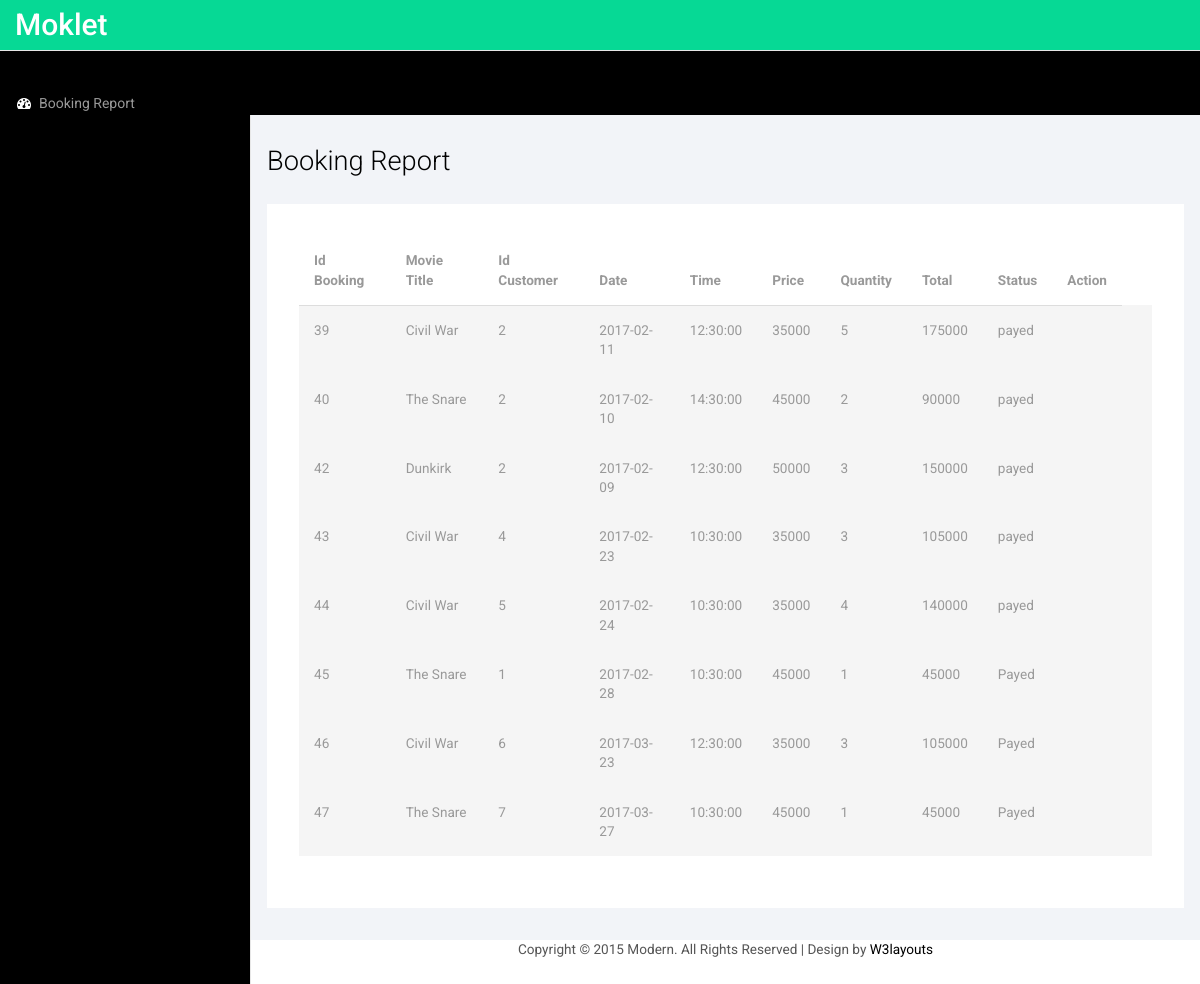
The page /index.php/admin/data on the database its author committed.
### tables this page shows
CREATE TABLE `book_ticket` (
  `id_book` int(11) NOT NULL,
  `id_movie` int(11) NOT NULL,
  `id_customer` int(11) NOT NULL,
  `date` date NOT NULL,
  `time` time NOT NULL,
  `qty` int(11) NOT NULL,
  `pay` int(11) NOT NULL,
  `status` varchar(100) NOT NULL
);

CREATE TABLE `movie` (
  `id_movie` int(11) NOT NULL,
  `movie_name` varchar(100) NOT NULL,
  `movie_show` date NOT NULL,
  `studio` varchar(100) NOT NULL,
  `price` int(11) NOT NULL,
  `quota` int(11) NOT NULL,
  `status` varchar(100) NOT NULL,
  `poster` varchar(100) NOT NULL,
  `description` varchar(100) NOT NULL
);

### application/controllers/admin.php (called while the page is built, shortened)
<?php
class Admin extends CI_Controller {
    public function data(){
        $data['booking'] = $this->m_admin->booking();
        $this->load->view('admin', $data);
    }
}

### index.php (called while the page is built, shortened)
<?php
require_once BASEPATH.'core/CodeIgniter.php';

### application/models/m_admin.php (called while the page is built, shortened)
<?php
class M_admin extends CI_Model{
    function booking(){
        $this->db->select('*');
        $this->db->from('movie');
        $this->db->join('book_ticket', 'movie.id_movie = book_ticket.id_movie');
        $this->db->order_by("book_ticket.id_book", "asc");
		$query = $this->db->get();
		if($query->num_rows() > 0){
			foreach($query->result_array() as $y){
                $hasil_array[]=$y;
			}
			return $hasil_array;
		}
		else {
			return FALSE;
		}
    }
}

### application/views/admin.php (the view, shortened to what this page needs)
<!DOCTYPE HTML>
<html>
<head>
<link href="<?php echo base_url('assets2/')?>css/bootstrap.min.css" rel='stylesheet' type='text/css' />
<link href="<?php echo base_url('assets2/')?>css/style.css" rel='stylesheet' type='text/css' />
<link href="<?php echo base_url('assets2/')?>css/font-awesome.css" rel="stylesheet">
</head>
<body>
<div id="wrapper">
        <nav class="top1 navbar navbar-default navbar-static-top" role="navigation" style="margin-bottom: 0">
            <div class="navbar-header">
                <a class="navbar-brand" href="index.html">Moklet</a>
            </div>
            <div class="navbar-default sidebar" role="navigation">
                <div class="sidebar-nav navbar-collapse">
                    <ul class="nav" id="side-menu">
                        <li>
                            <a href="index.html"><i class="fa fa-dashboard fa-fw nav_icon"></i>Booking Report</a>
                        </li>
                    </ul>
                </div>
            </div>
        </nav>
        <div id="page-wrapper">
        <div class="col-md-12 graphs">
	   <div class="xs">
  	 <h3>Booking Report</h3>
  	<div class="bs-example4" data-example-id="contextual-table">
    <table class="table">
      <thead>
        <tr>
          <th>Id Booking</th>
          <th>Movie Title</th>
          <th>Id Customer</th>
          <th>Date</th>
          <th>Time</th>
          <th>Price</th>
          <th>Quantity</th>
          <th>Total</th>
          <th>Status</th>
          <th colspan="2">Action</th>
        </tr>
      </thead>
      <tbody>
          <?php
                if(!empty($booking)){
                    foreach($booking as $row){?>
        <tr class="active">
          <td><?php echo $row['id_book']?></td>
          <td><?php echo $row['movie_name']?></td>
          <td><?php echo $row['id_customer']?></td>
          <td><?php echo $row['date']?></td>
          <td><?php echo $row['time']?></td>
          <td><?php echo $row['price']?></td>
          <td><?php echo $row['qty']?></td>
          <td><?php echo $row['pay']?></td>
          <td><?php echo $row['status']?></td>
          <td><?php if($row['status']=='waiting'){?><a href="<?php echo base_url('admin/confirm/')?><?php echo $row['id_book']?>"><button type="button" class="btn btn-sm btn-success warning_3">Confirm</button></a></td>
            <td><a href="<?php echo base_url('c_admin/delete/')?><?php echo $row['id_book']?>"><button type="button" class="btn btn-sm btn-danger">x</button></a><?php }else{
                        echo "<td></td><td></td>";
                    } ?></td>
            <?php
                                }
                            }else{
                                echo "Empty Record";
                                }?>
        </tr>
      </tbody>
    </table>
   </div>
  </div>
  </div>
  <div class="copy_layout">
      <p>Copyright © 2015 Modern. All Rights Reserved | Design by <a href="http://w3layouts.com/" target="_blank">W3layouts</a> </p>
  </div>
   </div>
      </div>
<link href="<?php echo base_url('assets2/')?>css/custom.css" rel="stylesheet">
</body>
</html>

### assets2/css/style.css (style rules this page uses)
h4, h5, h6, h1, h2, h3 { margin-top: 0; }
ul, ol { margin: 0; }
p { margin: 0; }
html, body { font-family: 'Roboto', sans-serif; font-size: 100%; background:#000; overflow-x: hidden; }
body a { transition:0.5s all; -webkit-transition:0.5s all; -moz-transition:0.5s all; -o-transition:0.5s all; -ms-transition:0.5s all; }
.navbar-default.sidebar { background-color: #000; font-family: 'Roboto', sans-serif; }
nav.top1.navbar.navbar-default.navbar-static-top { background-color:rgb(6, 217, 149); font-family: 'Roboto', sans-serif; }
.navbar-default .navbar-brand { color: #fff !important; font-size: 30px; font-weight: 500; }
i.nav_icon { color: #fff; margin-right:6px; }
.sidebar ul li a { color: #999; font-size:14px; }
.sidebar-nav.navbar-collapse { margin: 2em 0 0 0; }
.copy p, .copy_layout p { font-size:0.85em; color:#555; }
.copy p a, .copy_layout p a { color:#000; }
.graphs { padding: 2em 1em; background: #f2f4f8; font-family: 'Roboto', sans-serif; }
.bs-example4 { background: #fff; padding: 2em; }
.xs h3, .widget_head { color:#000; font-size:1.7em; font-weight:300; margin-bottom: 1em; }
.table > thead > tr > th, .table > tbody > tr > th, .table > tfoot > tr > th, .table > thead > tr > td, .table > tbody > tr > td, .table > tfoot > tr > td { border-top: none !important; }
.table > thead > tr > th, .table > tbody > tr > th, .table > tfoot > tr > th, .table > thead > tr > td, .table > tbody > tr > td, .table > tfoot > tr > td { font-size: 0.85em; color: #999; }
.table td, .table>tbody>tr>td, .table>tbody>tr>th, .table>tfoot>tr>td, .table>tfoot>tr>th, .table>thead>tr>td, .table>thead>tr>th { padding:15px !important; }
.table > thead > tr > th { border-bottom: 1px solid #ddd !important; }
.copy_layout { padding:1.5em 0; background:#fff; text-align:center; margin: 4em 0 0em 0; }

### assets2/css/custom.css (style rules this page uses)
#wrapper { width: 100%; }
#page-wrapper { min-height: 568px; background-color: #fff; }
@media (min-width:768px) { #page-wrapper { position: inherit; margin: 0 0 0 250px; border-left: 1px solid #e7e7e7; } }
.sidebar .sidebar-nav.navbar-collapse { padding-right: 0; padding-left: 0; }
@media (min-width:768px) { .sidebar { z-index: 1; position: absolute; width: 250px; margin-top: 51px; } }

### rows shown on the page
book_ticket: id_book "39", id_movie.movie_name "Civil War", id_customer "2", date "2017-02-11", time "12:30:00", id_movie.price "35000", qty "5", pay "175000", status "payed"
book_ticket: id_book "40", id_movie.movie_name "The Snare", id_customer "2", date "2017-02-10", time "14:30:00", id_movie.price "45000", qty "2", pay "90000", status "payed"
book_ticket: id_book "42", id_movie.movie_name "Dunkirk", id_customer "2", date "2017-02-09", time "12:30:00", id_movie.price "50000", qty "3", pay "150000", status "payed"
book_ticket: id_book "43", id_movie.movie_name "Civil War", id_customer "4", date "2017-02-23", time "10:30:00", id_movie.price "35000", qty "3", pay "105000", status "payed"
book_ticket: id_book "44", id_movie.movie_name "Civil War", id_customer "5", date "2017-02-24", time "10:30:00", id_movie.price "35000", qty "4", pay "140000", status "payed"
book_ticket: id_book "45", id_movie.movie_name "The Snare", id_customer "1", date "2017-02-28", time "10:30:00", id_movie.price "45000", qty "1", pay "45000", status "Payed"
book_ticket: id_book "46", id_movie.movie_name "Civil War", id_customer "6", date "2017-03-23", time "12:30:00", id_movie.price "35000", qty "3", pay "105000", status "Payed"
book_ticket: id_book "47", id_movie.movie_name "The Snare", id_customer "7", date "2017-03-27", time "10:30:00", id_movie.price "45000", qty "1", pay "45000", status "Payed"
